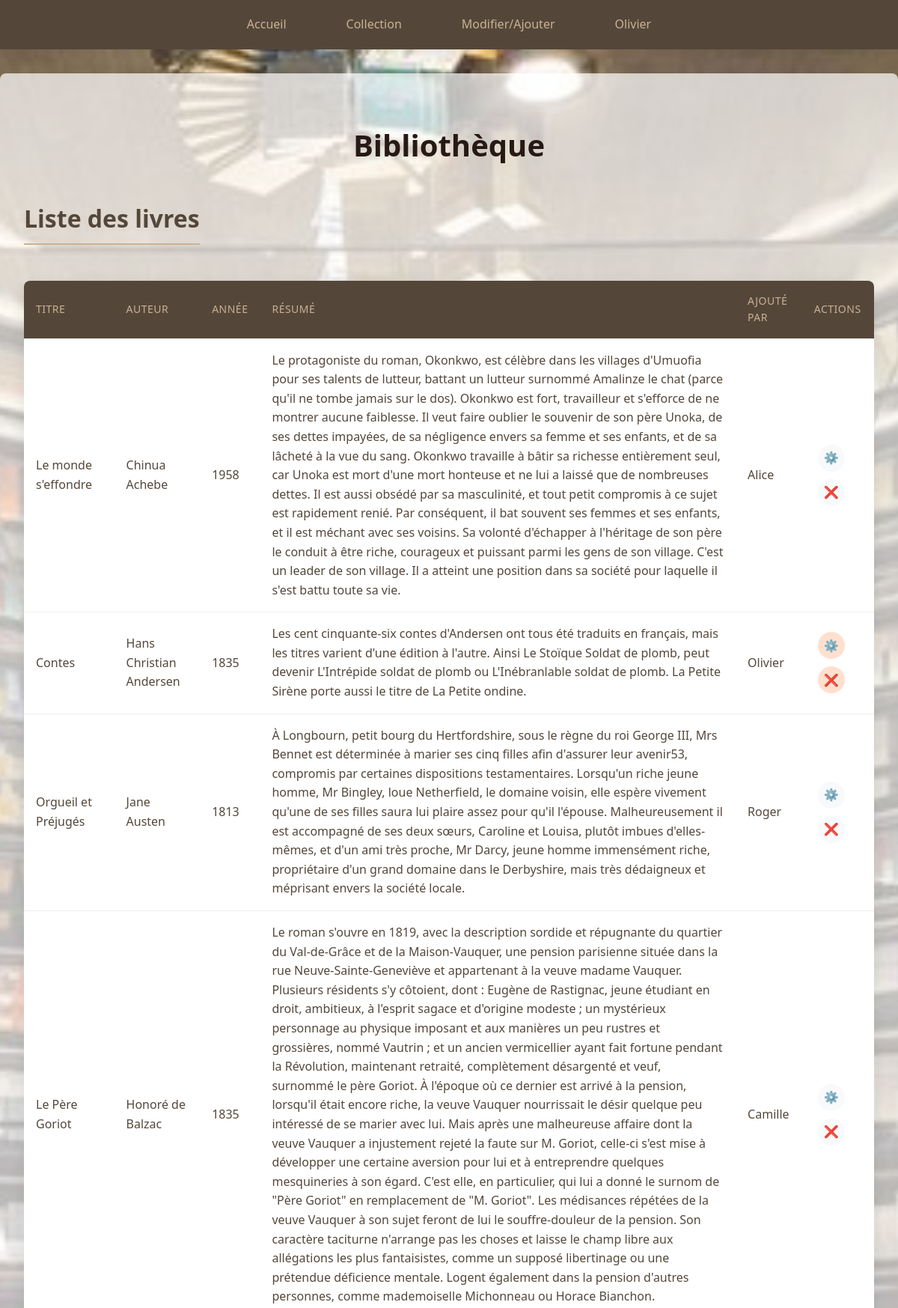
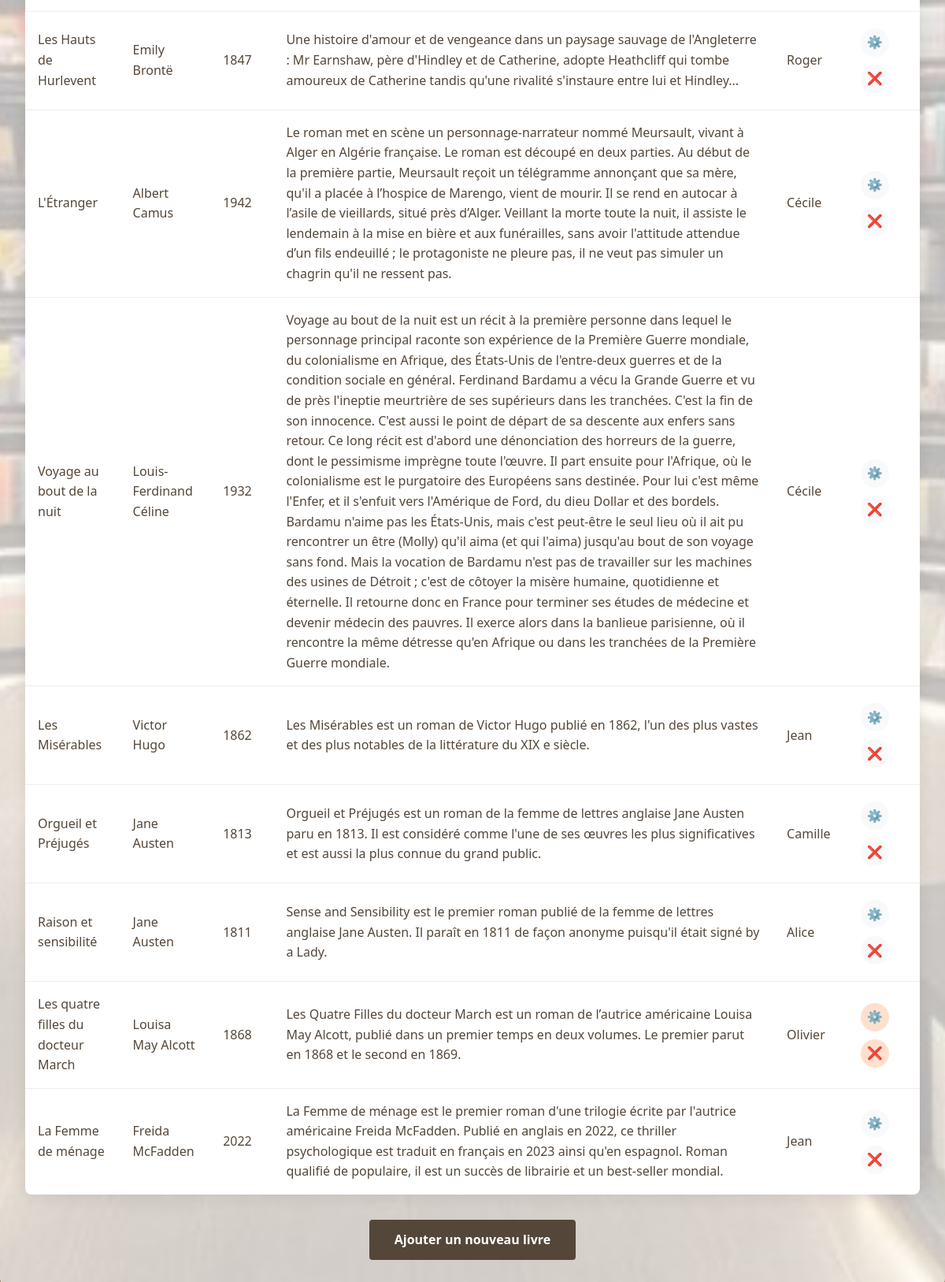
Screenshot of /PHP_Formulaire_Léane-Deville_B1-1_ESGI/index.php?page=books (signed in) with the database file from the repository (2 pictures, top to bottom).
### tables this page shows
CREATE TABLE IF NOT EXISTS `books` (
  `id` int NOT NULL AUTO_INCREMENT,
  `name` varchar(100) NOT NULL,
  `author` varchar(100) NOT NULL,
  `year` int NOT NULL,
  `summary` text NOT NULL,
  `creator_id` int DEFAULT NULL,
  PRIMARY KEY (`id`)
);

CREATE TABLE IF NOT EXISTS `users` (
  `id` int NOT NULL AUTO_INCREMENT,
  `username` varchar(50) NOT NULL,
  `password` varchar(255) NOT NULL,
  `salt` varchar(255) NOT NULL,
  `created_at` timestamp NULL DEFAULT CURRENT_TIMESTAMP,
  `role` enum('user','admin') NOT NULL DEFAULT 'user',
  PRIMARY KEY (`id`),
  UNIQUE KEY `username` (`username`)
);

### PHP_Formulaire_Léane-Deville_B1-1_ESGI/controllers/controller.php (called while the page is built, shortened)
<?php
require __DIR__ . '/../models/dbconnexion.php';
require __DIR__ . '/../models/model.php';
function DisplayBooks()
{
    $db = DbConnexion();
    $data = GetBooks($db);
    require __DIR__ . '/../views/books.php';
}
?>

### PHP_Formulaire_Léane-Deville_B1-1_ESGI/models/model.php (called while the page is built, shortened)
<?php
function GetBooks($db)
{
    $sql = "SELECT books.*, users.username as creator_name
            FROM books
            LEFT JOIN users ON books.creator_id = users.id";
    $statement = $db->prepare($sql);
    if ($statement->execute()) {
        return $statement->fetchAll();
    } else {
        echo "Erreur avec la base de données";
        return [];
    }
}
?>

### PHP_Formulaire_Léane-Deville_B1-1_ESGI/views/books.php (the view, shortened to what this page needs)
<?php require "views/header.php"; ?>
</head>
<body>
    <?php require "views/menu.php"; ?>
    <div class="container">
        <h1>Bibliothèque</h1>
        <h2>Liste des livres</h2>
        <?php if (empty($data)): ?>
            <div class="home-content">
                <p>Aucun livre dans la bibliothèque. <a href="index.php?page=modify">Ajouter un livre</a>.</p>
            </div>
            <?php
            if (isset($_GET['error']) && $_GET['error'] === 'nopermission') {
                echo '<div class="error-message">Vous n\'avez pas la permission de modifier ou supprimer ce livre.</div>';
            }
            ?>
        <?php else: ?>
            <table>
                <tr>
                    <th>Titre</th>
                    <th>Auteur</th>
                    <th>Année</th>
                    <th>Résumé</th>
                    <th>Ajouté par</th>
                    <th>Actions</th>
                </tr>
                <?php foreach ($data as $ligne):
                    $id = htmlspecialchars($ligne['id']); ?>
                    <tr>
                        <td><?= htmlspecialchars($ligne['name']) ?></td>
                        <td><?= htmlspecialchars($ligne['author']) ?></td>
                        <td><?= htmlspecialchars($ligne['year']) ?></td>
                        <td><?= htmlspecialchars($ligne['summary']) ?></td>
                        <td><?= $ligne['creator_name'] ? htmlspecialchars($ligne['creator_name']) : 'Anonyme' ?></td>
                        <td>
                            <?php
                            $canEdit = isset($_SESSION['user_id']) &&
                                (isset($_SESSION['role']) && $_SESSION['role'] === 'admin' ||
                                    (isset($ligne['creator_id']) && $ligne['creator_id'] == $_SESSION['user_id']));
                            if ($canEdit): ?>
                                <a href="index.php?page=modify&id=<?= $id ?>#edit" class="action-button modify-button">⚙️</a>
                                <a href="index.php?page=modify&id=<?= $id ?>#delete" class="action-button delete-button">❌</a>
                            <?php else: ?>
                                <span class="action-button disabled-button"
                                    title="Vous n'avez pas les permissions nécessaires">⚙️</span>
                                <span class="action-button delete-button disabled-button"
                                    title="Vous n'avez pas les permissions nécessaires">❌</span>
                            <?php endif; ?>
                        </td>
                    </tr>
                <?php endforeach ?>
            </table>
        <?php endif; ?>
        <div style="text-align: center; margin-top: 2rem;">
            <a href="index.php?page=modify#add"
                style="display: inline-block; background-color: var(--text-color); color: white; padding: 0.8rem 2rem; border-radius: 4px; font-weight: 600; text-decoration: none;">
                Ajouter un nouveau livre
            </a>
        </div>
    </div>
</body>
</html>

### PHP_Formulaire_Léane-Deville_B1-1_ESGI/assets/css/style.css (style rules this page uses)
:root { --principal-color: #9bb19f; --second-color: #54473a; --beige-color: #cbb192; --dark-brown: #271913; --green-accent: #73796b; --very-dark: #14100d; --medium-brown: #957f66; --light-color: #f8f9fa; --text-color: #54473a; --border-radius: 8px; --box-shadow: 0 4px 20px rgba(20, 16, 13, 0.08); --transition: all 0.3s ease; }
body { font-family: 'Poppins', 'Segoe UI', Roboto, sans-serif; margin: 0; padding: 0; line-height: 1.6; color: var(--text-color); background-image: url('../img/backGroundChange.jpg'); background-size: cover; background-position: center center; min-height: 100vh; }
h1, h2, h3, h4 { color: var(--second-color); margin-top: 24px; margin-bottom: 16px; font-weight: 600; }
h1 { text-align: center; font-size: 40px; margin-top: 32px; color: var(--dark-brown); }
h2 { font-size: 32px; color: var(--second-color); padding-bottom: 8px; border-bottom: 2px solid var(--beige-color); display: inline-block; }
.container { max-width: 1200px; margin: 32px auto; padding: 32px; background-color: rgba(255, 255, 255, 0.7); border-radius: var(--border-radius); box-shadow: var(--box-shadow); }
table { width: 100%; border-collapse: collapse; margin: 32px 0; background-color: white; border-radius: var(--border-radius); overflow: hidden; box-shadow: var(--box-shadow); }
table th, table td { padding: 16px; text-align: left; }
table th { background-color: var(--second-color); color: var(--beige-color); font-weight: 500; text-transform: uppercase; font-size: 14px; letter-spacing: 0.5px; }
table tr { border-bottom: 1px solid #eee; }
table tr:last-child { border-bottom: none; }
.action-button { display: inline-flex; align-items: center; justify-content: center; width: 36px; height: 36px; border-radius: 50%; margin: 5px 5px; transition: var(--transition); background-color: rgba(255, 181, 138, 0.414); }
.delete-button { color: #a03c28; }
.modify-button { color: #a79a97; }
a { color: var(--medium-brown); text-decoration: none; transition: var(--transition); }
html { scroll-behavior: smooth; }
.disabled-button { opacity: 1; cursor: not-allowed; background-color: #f8f9fa; }
.disabled-button { color: #6c757d; pointer-events: none; box-shadow: none; opacity: 1; }

### rows the page displays
books: name "Le monde s'effondre", author "Chinua Achebe", year "1958", summary "Le protagoniste du roman, Okonkwo, est célèbre dans les villages d'Umuofia pour ses talents de lutteur, battant un lutteur surnommé Amalinze le chat (parce qu'il ne tombe jamais sur le dos). Okonkwo est fort, travailleur et s'efforce de ne montrer aucune faiblesse. Il veut faire oublier le souvenir de son père Unoka, de ses dettes impayées, de sa négligence envers sa femme et ses enfants, et de sa lâcheté à la vue du sang. Okonkwo travaille à bâtir sa richesse entièrement seul, car Unoka est mort d'une mort honteuse et ne lui a laissé que de nombreuses dettes. Il est aussi obsédé par sa masculinité, et tout petit compromis à ce sujet est rapidement renié. Par conséquent, il bat souvent ses…", creator.username "Alice"
books: name "Contes", author "Hans Christian Andersen", year "1835", summary "Les cent cinquante-six contes d'Andersen ont tous été traduits en français, mais les titres varient d'une édition à l'autre. Ainsi Le Stoïque Soldat de plomb, peut devenir L'Intrépide soldat de plomb ou L'Inébranlable soldat de plomb. La Petite Sirène porte aussi le titre de La Petite ondine.", creator.username "Olivier"
books: name "Orgueil et Préjugés", author "Jane Austen", year "1813", summary "À Longbourn, petit bourg du Hertfordshire, sous le règne du roi George III, Mrs Bennet est déterminée à marier ses cinq filles afin d'assurer leur avenir53, compromis par certaines dispositions testamentaires. Lorsqu'un riche jeune homme, Mr Bingley, loue Netherfield, le domaine voisin, elle espère vivement qu'une de ses filles saura lui plaire assez pour qu'il l'épouse. Malheureusement il est accompagné de ses deux sœurs, Caroline et Louisa, plutôt imbues d'elles-mêmes, et d'un ami très proche, Mr Darcy, jeune homme immensément riche, propriétaire d'un grand domaine dans le Derbyshire, mais très dédaigneux et méprisant envers la société locale.", creator.username "Roger"
books: name "Le Père Goriot", author "Honoré de Balzac", year "1835", summary "Le roman s'ouvre en 1819, avec la description sordide et répugnante du quartier du Val-de-Grâce et de la Maison-Vauquer, une pension parisienne située dans la rue Neuve-Sainte-Geneviève et appartenant à la veuve madame Vauquer. Plusieurs résidents s'y côtoient, dont : Eugène de Rastignac, jeune étudiant en droit, ambitieux, à l'esprit sagace et d'origine modeste ; un mystérieux personnage au physique imposant et aux manières un peu rustres et grossières, nommé Vautrin ; et un ancien vermicellier ayant fait fortune pendant la Révolution, maintenant retraité, complètement désargenté et veuf, surnommé le père Goriot. À l'époque où ce dernier est arrivé à la pension, lorsqu'il était encore…", creator.username "Camille"
books: name "Les Hauts de Hurlevent", author "Emily Brontë", year "1847", summary "Une histoire d'amour et de vengeance dans un paysage sauvage de l'Angleterre : Mr Earnshaw, père d'Hindley et de Catherine, adopte Heathcliff qui tombe amoureux de Catherine tandis qu'une rivalité s'instaure entre lui et Hindley...", creator.username "Roger"
books: name "L'Étranger", author "Albert Camus", year "1942", summary "Le roman met en scène un personnage-narrateur nommé Meursault, vivant à Alger en Algérie française. Le roman est découpé en deux parties. Au début de la première partie, Meursault reçoit un télégramme annonçant que sa mère, qu'il a placée à l’hospice de Marengo, vient de mourir. Il se rend en autocar à l’asile de vieillards, situé près d’Alger. Veillant la morte toute la nuit, il assiste le lendemain à la mise en bière et aux funérailles, sans avoir l'attitude attendue d’un fils endeuillé ; le protagoniste ne pleure pas, il ne veut pas simuler un chagrin qu'il ne ressent pas.", creator.username "Cécile"
books: name "Voyage au bout de la nuit", author "Louis-Ferdinand Céline", year "1932", summary "Voyage au bout de la nuit est un récit à la première personne dans lequel le personnage principal raconte son expérience de la Première Guerre mondiale, du colonialisme en Afrique, des États-Unis de l'entre-deux guerres et de la condition sociale en général. Ferdinand Bardamu a vécu la Grande Guerre et vu de près l'ineptie meurtrière de ses supérieurs dans les tranchées. C'est la fin de son innocence. C'est aussi le point de départ de sa descente aux enfers sans retour. Ce long récit est d'abord une dénonciation des horreurs de la guerre, dont le pessimisme imprègne toute l'œuvre. Il part ensuite pour l'Afrique, où le colonialisme est le purgatoire des Européens sans destinée. Pour lui…", creator.username "Cécile"
books: name "Les Misérables", author "Victor Hugo", year "1862", summary "Les Misérables est un roman de Victor Hugo publié en 1862, l'un des plus vastes et des plus notables de la littérature du XIX e siècle.", creator.username "Jean"
books: name "Orgueil et Préjugés", author "Jane Austen", year "1813", summary "Orgueil et Préjugés est un roman de la femme de lettres anglaise Jane Austen paru en 1813. Il est considéré comme l'une de ses œuvres les plus significatives et est aussi la plus connue du grand public.", creator.username "Camille"
books: name "Raison et sensibilité", author "Jane Austen", year "1811", summary "Sense and Sensibility est le premier roman publié de la femme de lettres anglaise Jane Austen. Il paraît en 1811 de façon anonyme puisqu'il était signé by a Lady.", creator.username "Alice"
books: name "Les quatre filles du docteur March", author "Louisa May Alcott", year "1868", summary "Les Quatre Filles du docteur March est un roman de l’autrice américaine Louisa May Alcott, publié dans un premier temps en deux volumes. Le premier parut en 1868 et le second en 1869.", creator.username "Olivier"
books: name "La Femme de ménage", author "Freida McFadden", year "2022", summary "La Femme de ménage est le premier roman d'une trilogie écrite par l'autrice américaine Freida McFadden. Publié en anglais en 2022, ce thriller psychologique est traduit en français en 2023 ainsi qu'en espagnol. Roman qualifié de populaire, il est un succès de librairie et un best-seller mondial.", creator.username "Jean"

### other values shown
$_SESSION['username'] "Olivier"
